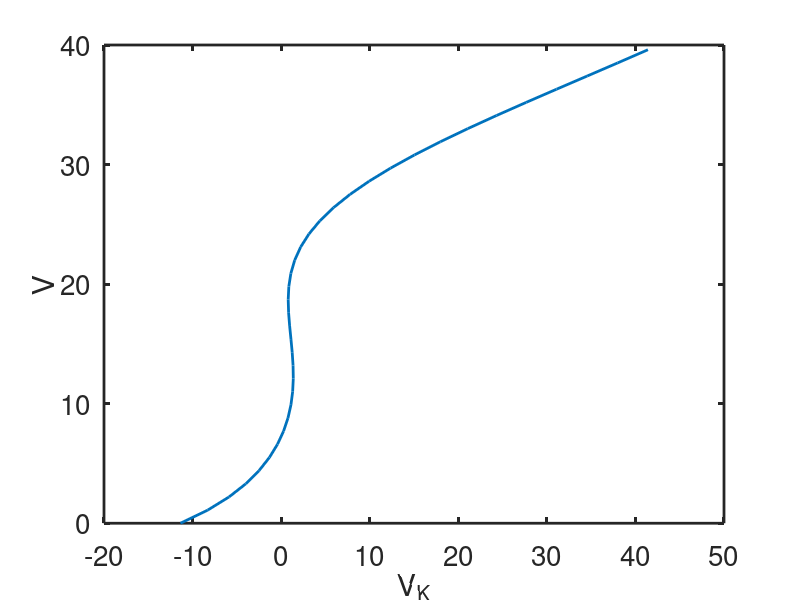

The MATLAB source for this figure:
%rHH steady state as a function of Vk
function rHH_ss
global gnabar gkbar gl Vna Vk0 Vl  rn0 V

set(0,                           ...
   'defaultaxesfontsize', 20,   ...
   'defaultaxeslinewidth', 2, ...
   'defaultlinelinewidth', 2.0);
   
%parameters

gnabar = 120.;
gkbar = 36;
gl = 0.3;
Vna = 115;
Vk0 = -12;
Vl = 10.5988;

rn0 = 0.8;
%rn0 = 0.9;

vlist = [0:1.1001:40];
for j = 1:length(vlist)
    V = vlist(j);
    Vk(j) = deRHS(V);
end
figure(1)

plot(Vk,vlist)
xlabel('V_K')
ylabel('V')

%%%%%%%%%%%%%%%%%%%%%%%%%%%%%%%%%%%%%%
%the right hand side for ode simulation:
function Vk=deRHS(V)
global gnabar gkbar gl Vna Vk0 Vl  rn0

% given V find Istim
 
Gt= gate_de(V);
AM = Gt(1);
BM = Gt(2);
AN = Gt(3);
BN = Gt(4);
aminf = AM/(AM+BM);

n = AN/(AN+BN);
h = rn0 - n;
Ina = gnabar*aminf.^3.*h.*(V-Vna) ;
 
Icl = gl*(V-Vl);

Vk = (Ina +Icl + gkbar*n.^4*V)./(gkbar*n.^4);
      
 

%%%%%%%%%%%%%%%%%%%%%%%%%%%%%%%%%%%
function gate = gate_de(V)
 % calculate the gating functions for V                 
AM=.1*(25.-V)./(exp(2.5 -0.1*V)-1.);
BM=4.*exp(-V/18.);
AN=.01*(10.-V)./(exp(1.-0.1*V)-1.);
BN=.125*exp(-V/80.);

gate = [AM BM AN BN];
